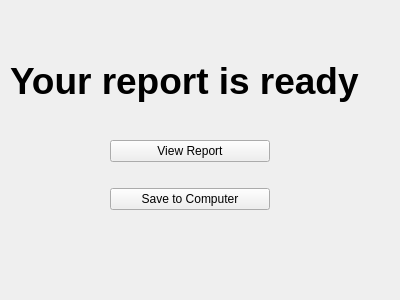
<?xml version="1.0" encoding="UTF-8"?>
<ui version="4.0">
 <class>Form</class>
 <widget class="QWidget" name="Form">
  <property name="geometry">
   <rect>
    <x>0</x>
    <y>0</y>
    <width>400</width>
    <height>300</height>
   </rect>
  </property>
  <property name="windowTitle">
   <string>Form</string>
  </property>
  <widget class="QLabel" name="label">
   <property name="geometry">
    <rect>
     <x>10</x>
     <y>50</y>
     <width>381</width>
     <height>61</height>
    </rect>
   </property>
   <property name="font">
    <font>
     <pointsize>28</pointsize>
     <weight>75</weight>
     <bold>true</bold>
    </font>
   </property>
   <property name="text">
    <string>Your report is ready</string>
   </property>
  </widget>
  <widget class="QWidget" name="verticalLayoutWidget">
   <property name="geometry">
    <rect>
     <x>110</x>
     <y>120</y>
     <width>160</width>
     <height>111</height>
    </rect>
   </property>
   <layout class="QVBoxLayout" name="verticalLayout">
    <item>
     <widget class="QPushButton" name="open_btn">
      <property name="text">
       <string>View Report</string>
      </property>
     </widget>
    </item>
    <item>
     <widget class="QPushButton" name="save_btn">
      <property name="text">
       <string>Save to Computer</string>
      </property>
     </widget>
    </item>
   </layout>
  </widget>
 </widget>
 <resources/>
 <connections/>
</ui>
